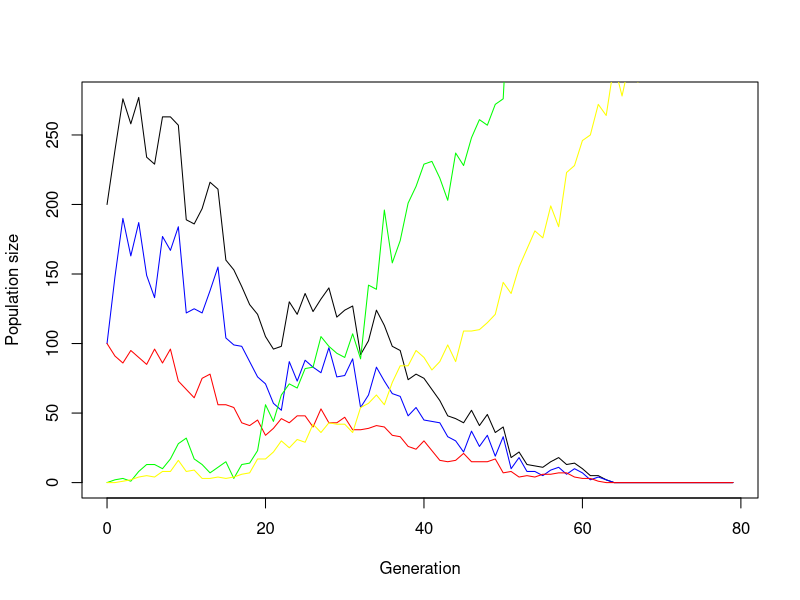

Generate this figure with R: (Note: this script raises an error after producing the figure.)
## ---- chunk 1
# Simulate WT-Population without any mutations and stochasticity
simulate_one_gen <- function(N_j0, N_a0,N_j0M, N_a0M, R_a, R_aM, S_j, S_jM, S_a, S_aM, mu){
  
  New_jtM <- rpois(1, N_a0 * mu * R_a)
  N_jt <- rpois(1, R_a * N_a0) - New_jtM #calculating number of WT juvenile individuals. 
  N_at <- rpois(1, S_j * N_j0 + S_a * N_a0) #calculating number of adult individuals
  
  
  N_jtM <- rpois(1, N_a0M * R_aM) + New_jtM # calculating number of Mutant juveniles
  N_atM <- rpois(1, N_j0M * S_jM + S_aM * N_a0M) # calculating number of Mutant adults
  
  
  return(c(N_jt, N_at, N_jtM, N_atM))
}
print(simulate_one_gen(100, 100,0, 0, 2, 2, 0.1,0.1, 0.6, 0.6, 0.02))
## ---- chunk 2
simulate_pop <- function(N_j0, N_a0,N_j0M, N_a0M, R_a, R_aM, S_j, S_jM, S_a, S_aM, mu, t_max) {
   # Create the vector in which to save the results
  pop_vector <- c(N_j0, N_a0, N_j0M, N_a0M) 
  # initiate the variables
  pop_new <- c(N_j0, N_a0, N_j0M, N_a0M)
  
  # run the simulation until generation t_max
  for (i in 1:t_max+1) {
    # redefine the current population one generation later
    pop_new <- simulate_one_gen(pop_new[1],pop_new[2],pop_new[3],pop_new[4], R_a,R_aM, S_j, S_jM, S_a, S_aM, mu)
    
    # add the new population sizes to the output vector
    pop_vector <- rbind(pop_vector,pop_new)
    # condition to stop the simulation before t_max: either the population exceeds 1.5 times the original population size, or it goes extinct
    if ( (pop_new[1]+pop_new[2]+ pop_new[3]+pop_new[4] >=10*(N_j0+ N_a0 + N_j0M+ N_a0M)) | (pop_new[1]+pop_new[2]+ pop_new[3]+pop_new[4]==0)) break }
  
  # add row and column names
  colnames(pop_vector) <- c("AC1", "AC2", "AC1M", "AC2M")
  rownames(pop_vector) <- (0:t_max)[1:length(pop_vector[,1])]
  
  return(pop_vector)
}
print(tail(simulate_pop(100, 100, 0,0, 2.5,2.5, 0.2,0.2, 0.6,0.6, 0.001, 1500)))


 
## ---- chunk 3
output <- simulate_pop(100, 100, 0,0, 1.8,2.5, 0.2,0.2, 0.6,0.6, 0.009, 1500)
print(tail(output))

x_range <- 0:(length(output[,1])-1)
# this plots the total population size
plot(x_range,output[,1]+output[,2],type='l',ylim=c(0,max(output[,1]+output[,2])),xlab = "Generation",ylab = "Population size")
# add number of Juvenile WT individuals
lines(x_range,output[,1], col="blue")
# add number of adult WT individuals
lines(x_range,output[,2], col="red")
#number of Juvenile Mutant individuals 
lines(x_range,output[,3], col = "green")
#number of adult mutant individuals
lines(x_range,output[,4], col = "yellow")
## ---- chunk 4
# set some parameters to fixed values
init_a <- 100
init_A <- 0
m_rate <- 0.001
max_gen <- 1000
# determine how often to run the simulation for each set of parameters
no_replicates <- 100

# set parameters to vary:
s_values <- c(0.2,0.3,0.4)
r_values <- c(0.05,0.1,0.15)

# initialize data table - where to collect the results
data_table <- c()
# run the simulation across all chosen parameters
# loop over decay rates
for(rval in r_values){
  # loop over selection coefficients
  for(sval in s_values){
    # different way of running many simulations: make replicates using "repeat" function with a counter i
    # reset counter
    i<-1
    repeat {
      # increase counter by one
      i<-i+1
      # run the simulation once
      one_run <- simulate_pop(init_a,init_A,rval,sval,m_rate,max_gen)
      # determine total population sizes
      total_size <- one_run[,1]+one_run[,2]
      # determine minimum population size
      min_size <- min(total_size)
      # determine (first) generation at which this population size occurred
      min_gen <- as.numeric(which(total_size==min_size)[1])
      # enter the data into the table
      data_table <- rbind(data_table,c(rval,sval,min_gen,min_size)) # note that we add the varying parameters (decay rate and selection coefficient) to the table too
      # stop the repeated computation after no_replicates times
      if(i>no_replicates) break
    }
  }
}
# define column names of data table
colnames(data_table) <- c("r","s","min_gen","no_min")
# show the first lines of the output
print(head(data_table))
## ---- chunk 5
#N_j0, N_a0,N_j0M, N_a0M, R_a, R_aM, S_j, S_jM, S_a, S_aM, mu, t_max
# set some parameters to fixed values
N_j0 <- 50
N_a0 <- 50
N_j0M <- 0
N_a0M <- 0
R_a <- 2
R_aM <- 2
S_j <- 0.2
S_a <- 0.6
mu <- 0.01
t_max <- 1000




# determine how often to run the simulation for each set of parameters
no_replicates <- 100

# initialize data table - where to collect the results
data_table <- c()

# Doing a parameter sweep
for (selection_on_jM in c(TRUE,FALSE)){
  for (s_coeff in seq(1,1.1, 0.01)){
    S_j <- 0.2
    S_jM <- S_j * ifelse(selection_on_jM, s_coeff, 1)
    S_a <- 0.6
    S_aM <- S_a * ifelse(selection_on_jM, 1, s_coeff)
    
    print(paste(selection_on_jM, S_jM, S_aM))
    i<-1
    repeat {
      print(i)
      # increase counter by one
      i<-i+1
      # run the simulation once
      one_run <- simulate_pop(N_j0, N_a0,N_j0M, N_a0M, R_a, R_aM, S_j, S_jM, S_a, S_aM, mu, t_max)
      # determine total population sizes
      total_size <- one_run[,1]+one_run[,2] +one_run[,3]+one_run[,4]
      # determine minimum population size
      min_size <- min(total_size)
      # determine (first) generation at which this population size occurred
      min_gen <- as.numeric(which(total_size==min_size)[1])
      # enter the data into the table
      data_table <- rbind(data_table,c(s_coeff,ifelse(selection_on_jM, "on_juv", "on_adults"),min_gen,min_size)) # note that we add the varying parameters (decay rate and selection coefficient) to the table too
      # stop the repeated computation after no_replicates times
      if(i>no_replicates) break
    }
  }  
}
 
# define column names of data table
colnames(data_table) <- c("s_coeff","juveniles or adults","min_gen","no_min")
# show the first lines of the output
print(head(data_table))
print(tail(data_table))





#define WT leslie matrix and get growth-rate

l_matrix_WT <- matrix(c(
  0, R_a,
  S_j, S_a
), nrow = 2, byrow = TRUE)

all_eigen <- eigen(l_matrix_WT)
growth_rate_WT <- max(Re(all_eigen$values))
l_matrix_WT
growth_rate_WT

# define WT leslie matrix and get growth-rate
l_matrix_Mut <- matrix(c(
  0, R_aM,
  S_jM, S_aM
), nrow = 2, byrow = TRUE)

all_eigen <- eigen(l_matrix_Mut)
growth_rate_Mut <- max(Re(all_eigen$values))
l_matrix_Mut
growth_rate_Mut






# set parameters to vary: S_jM and S_aM

j_values <- c(0.2,0.3,0.4)
a_values <- c(0.05,0.1,0.15)

# initialize data table - where to collect the results
data_table <- c()
# run the simulation across all chosen parameters
# loop over decay rates
for(rval in r_values){
  # loop over selection coefficients
  for(sval in s_values){
    # different way of running many simulations: make replicates using "repeat" function with a counter i
    # reset counter
    i<-1
    repeat {

      # increase counter by one
      i<-i+1
      # run the simulation once
      one_run <- simulate_pop(init_a,init_A,rval,sval,m_rate,max_gen)
      # determine total population sizes
      total_size <- one_run[,1]+one_run[,2]
      # determine minimum population size
      min_size <- min(total_size)
      # determine (first) generation at which this population size occurred
      min_gen <- as.numeric(which(total_size==min_size)[1])
      # enter the data into the table
      data_table <- rbind(data_table,c(rval,sval,min_gen,min_size)) # note that we add the varying parameters (decay rate and selection coefficient) to the table too
      # stop the repeated computation after no_replicates times
      if(i>no_replicates) break
    }
  }
}
# define column names of data table
colnames(data_table) <- c("r","s","min_gen","no_min")
# show the first lines of the output
print(head(data_table))
## ---- chunk 6

N_j0 <- 50
N_a0 <- 50
N_j0M <- 0
N_a0M <- 0
R_a <- 2
R_aM <- 2
S_j <- 0.2
S_jM_test <- 0.215
S_a <- 0.6
S_aM_test <- 0.6
mu <- 0.01
t_max <- 1000

for (i in 1:100){
  simtst <- simulate_pop(N_j0, N_a0,N_j0M, N_a0M, R_a, R_aM, S_j, S_jM_test, S_a, S_aM_test, mu, t_max)
  print(i)
}
